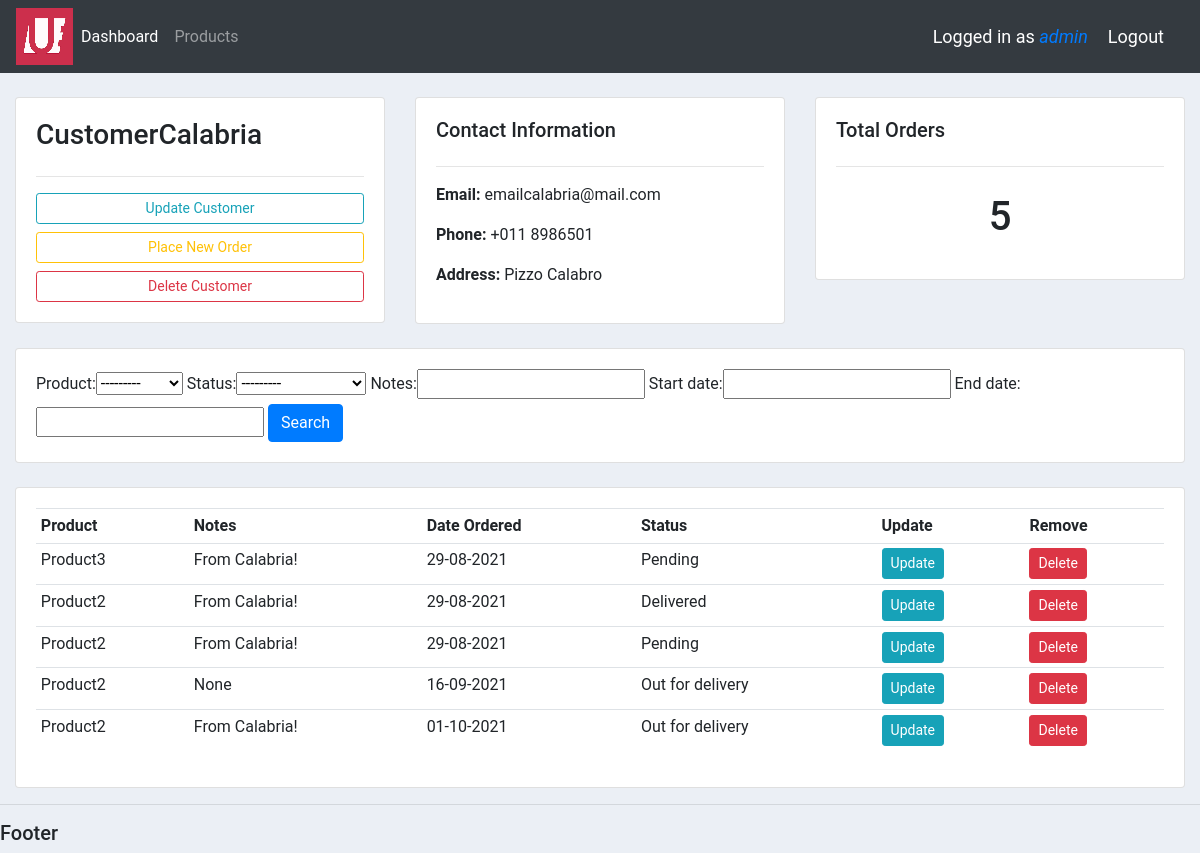
Page /customer/2 (signed in) on the committed database.
### accounts/models.py (models this page shows, shortened)
class Customer(models.Model):
    user = models.OneToOneField(User, null=True, blank=True, on_delete=models.SET_NULL)  # One-to-one with user, set user null if deleted
    name = models.CharField(max_length=200, null=True)     # String
    phone = models.CharField(max_length=200, null=True, blank=True)     # String
    region = models.ForeignKey(Group, null=True, on_delete=models.SET_NULL)
    address = models.CharField(max_length=200, null=True, blank=True)   # String
    email = models.CharField(max_length=200, null=True)     # String
    profile_pic = models.ImageField(default="blank_profile.png", null=True, blank=True)      # Image
    date_created = models.DateTimeField(auto_now_add=True)  # Timestamp

class Order(models.Model):
    STATUS = (
        ('Pending','Pending'),
        ('Out for delivery','Out for delivery'),
        ('Delivered','Delivered')
    )
    customer = models.ForeignKey(Customer, null=True, on_delete = models.SET_NULL)
    product = models.ForeignKey(Product, null=True, on_delete=models.SET_NULL)
    date_created = models.DateTimeField(auto_now_add=True)  # Timestamp
    status = models.CharField(max_length=200, null=True, choices=STATUS)     # String with dropdown choices
    notes = models.CharField(max_length=200, null=True, blank=True)

class Product(models.Model):
    CATEGORY = (
        ('Hardware','Hardware'),
        ('Software','Software'),
    )
    name = models.CharField(max_length=200, null=True)     # String
    price = models.FloatField(null=True)                    # Float
    category = models.CharField(max_length=200, null=True, choices=CATEGORY)     # String
    description = models.CharField(max_length=200, null=True, blank=True)     # String, can be blank
    date_created = models.DateTimeField(auto_now_add=True)  # Timestamp
    tag = models.ManyToManyField(Tag)
    def __str__(self):
        return self.name

### accounts/views.py (the view)
# urls.py: path('customer/<str:pk_test>', views.customer, name="customer"),
@login_required(login_url='login')
def customer(request, pk_test):
    customer = Customer.objects.get(id=pk_test)
    orders = customer.order_set.all()
    customer_total_orders = customer.order_set.count()
    myFilter = OrderFilter(request.GET, queryset=orders)
    orders = myFilter.qs
    context = {
        'customer':customer,
        'orders':orders,
        'customer_total_orders':customer_total_orders,
        'myFilter':myFilter
    }
    return render(request, 'accounts/customer.html', context)

### accounts/templatetags/has_group.py (called while the page is built)
@register.filter(name='has_group')
def has_group(user, group_name):
    return user.groups.filter(name=group_name).exists()

### accounts/templates/accounts/customer.html
{%  extends 'accounts/main.html' %}
{% block content %}
<br>
<div class="row">
	<div class="col-md">
		<div class="card card-body">
			<h3>{{ customer.name }}</h3>
			<hr>
			<a class="btn btn-outline-info btn-sm btn-block" href="">Update Customer</a>
			<a class="btn btn-outline-warning btn-sm btn-block" href="{% url 'create_order' customer.id %}">Place New Order</a>
			<a class="btn btn-outline-danger  btn-sm btn-block" href="">Delete Customer</a>
		</div>
	</div>
	<div class="col-md">
		<div class="card card-body">
			<h5>Contact Information</h5>
			<hr>
			<p><b>Email:</b> {{ customer.email }}</p>
			<p><b>Phone:</b> {{ customer.phone }}</p>
			<p><b>Address:</b> {{ customer.address }}</p>
		</div>
	</div>
	<div class="col-md">
		<div class="card card-body">
			<h5>Total Orders</h5>
			<hr>
			<h1 style="text-align: center;padding: 10px">{{ customer_total_orders }}</h1>
		</div>
	</div>
</div>
<br>
<div class="row">
	<div class="col">
		<div class="card card-body">
			<form method="get">
				{{ myFilter.form }}
		    	<button class="btn btn-primary" type="submit">Search</button>
		  </form>
		</div>
	</div>
</div>
<br>
<div class="row">
	<div class="col-md">
		<div class="card card-body">
			<table class="table table-sm">
				<tr>
					<th>Product</th>
					<th>Notes</th>
					<th>Date Ordered</th>
					<th>Status</th>
					<th>Update</th>
					<th>Remove</th>
				</tr>
				{% for order in orders %}
				<tr>
					<td>{{ order.product.name }}</td>
					<td>{{ order.notes }}</td>
					<td>{{ order.date_created|date:"d-m-Y" }}</td>
					<td>{{ order.status }}</td>
					<td><a class="btn btn-sm btn-info" href="{% url 'update_order' order.id %}">Update</a></td>
					<td><a class="btn btn-sm btn-danger" href="{% url 'delete_order' order.id %}">Delete</a></td>
				</tr>
				{% endfor %}
			</table>
		</div>
	</div>
</div>
{% endblock %}

### accounts/templates/accounts/navbar.html (shortened to what this page needs)
{% load static %}
{% load has_group %}
<nav class="navbar navbar-expand-lg navbar-dark bg-dark">
  <a href="{% url 'home' %}">
    <img src="{% static 'images/logo.png' %}">
  </a>
    <div class="collapse navbar-collapse" id="navbarNav">
      <ul class="navbar-nav">
        <li class="nav-item active">
          <a class="nav-link" href="{% url 'home' %}">Dashboard</a>
        </li>
        {% if request.user|has_group:"Customers" %}
        <li class="nav-item">
          <a class="nav-link" href="{% url 'user_settings' %}">Settings</a>
        </li>
        {% else %}
        <li class="nav-item">
          <a class="nav-link" href="{% url 'products' %}">Products</a>
        </li>
        {% endif %}
      </ul>
    </div>
    <span class="hello-msg">Logged in as <a href="{% url 'user_page' %}"><i>{{ request.user }}</i></a></span>
    <span><a class="hello-msg" href="{% url 'logout' %}">Logout</a></span>
  </nav>

### static/css/main.css (style rules this page uses)
body { font-family: 'Roboto', sans-serif !important; background-color: #ebeff5 !important; }
.row { margin: auto; }

### accounts/templates/accounts/navbar.html (style rules this page uses)
.hello-msg { font-size: 18px; color: white; margin-right: 20px; }

### rows in the picture
Customer: name "CustomerCalabria", email "emailcalabria@mail.com", phone "+011 8986501", address "Pizzo Calabro"
Order: product.name "Product3", notes "From Calabria!", date_created "29-08-2021", status "Pending"
Order: product.name "Product2", notes "From Calabria!", date_created "29-08-2021", status "Delivered"
Order: product.name "Product2", notes "From Calabria!", date_created "29-08-2021", status "Pending"
Order: product.name "Product2", notes "None", date_created "16-09-2021", status "Out for delivery"
Order: product.name "Product2", notes "From Calabria!", date_created "01-10-2021", status "Out for delivery"

### other values in the picture
{{ request.user }} "admin"
{{ customer_total_orders }} "5"
